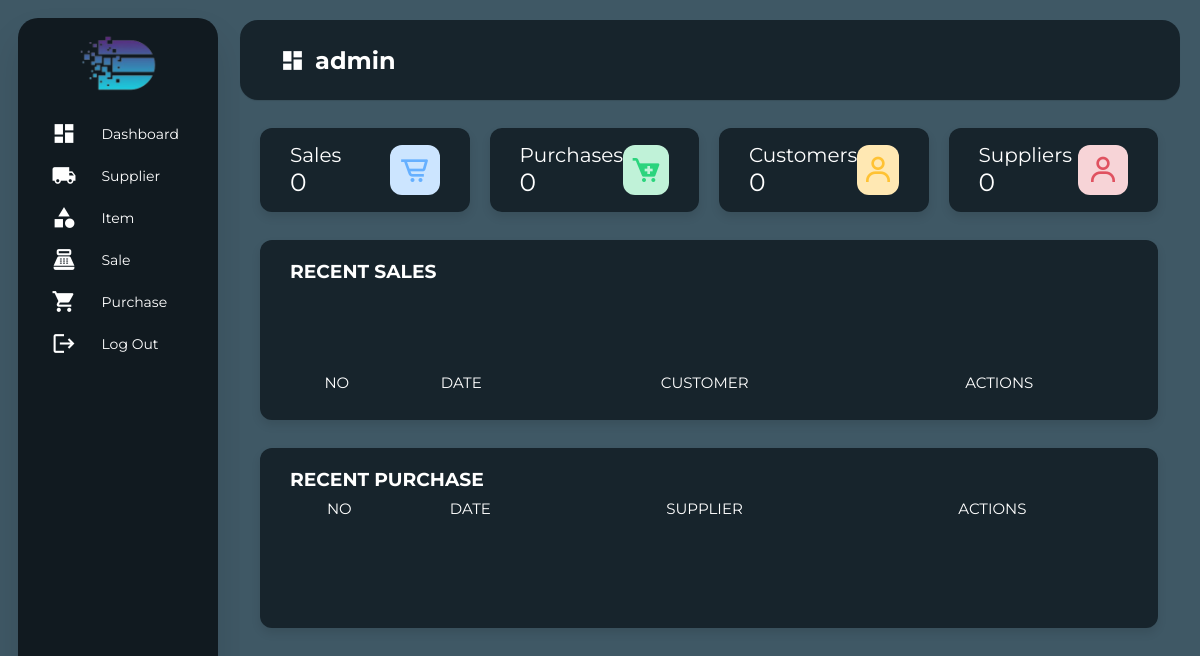
Page /view/viewDashboard.php (signed in) on the earlier database version.
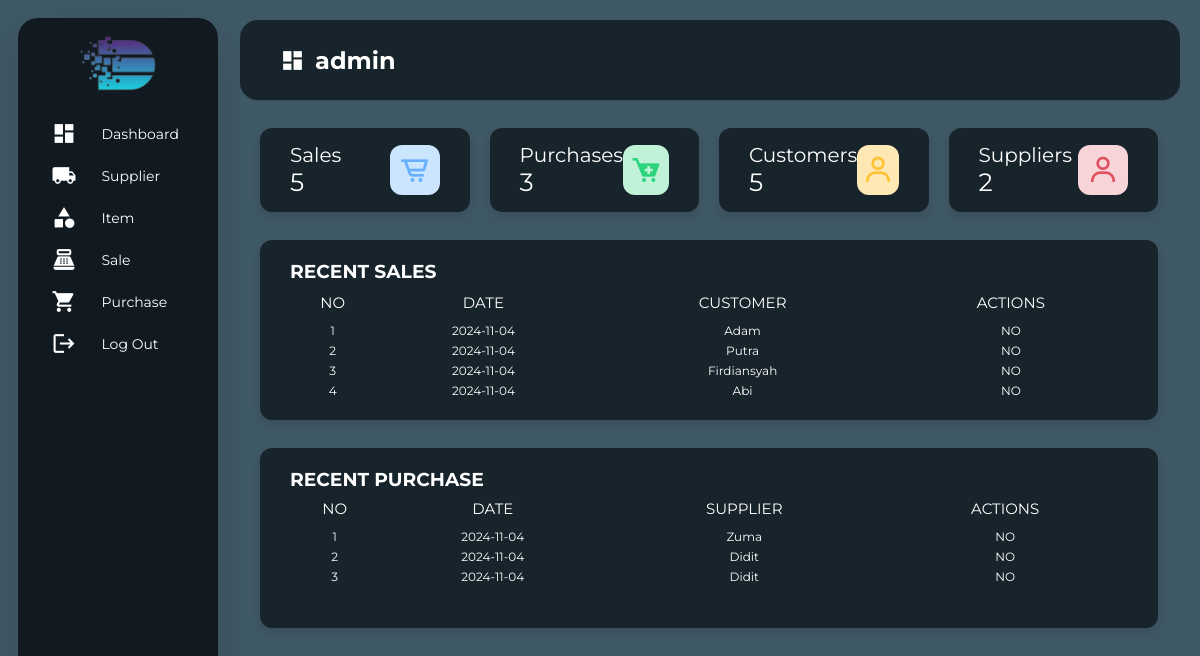
Same page on the later database version.
### tables this page shows
CREATE TABLE `sale` (
  `id` int(11) NOT NULL,
  `tgl_sale` date NOT NULL,
  `customer_name` varchar(100) NOT NULL
);

CREATE TABLE `purchase` (
  `id` int(11) NOT NULL,
  `tgl_purchase` date NOT NULL,
  `supplier_id` int(100) NOT NULL
);

CREATE TABLE `supplier` (
  `id` int(100) NOT NULL,
  `name` varchar(100) NOT NULL,
  `email` varchar(100) NOT NULL,
  `contact` varchar(100) NOT NULL,
  `address` varchar(100) NOT NULL
);

### repository/getAllData.php (called while the page is built, shortened)
<?php
function getTotalSales()
{
    $connection = getConnection();
    $sql = "SELECT COUNT(*) AS total_sales FROM sale;";
    $result = $connection->query($sql);
    if ($result) {
        $row = $result->fetch();
        return $row ? $row['total_sales'] : 0;
    } else {
        return false;
    }
}
function getTotalPurchase()
{
    $connection = getConnection();
    $sql = "SELECT COUNT(*) AS total_purchase FROM purchase;";
    $result = $connection->query($sql);
    if ($result) {
        $row = $result->fetch();
        return $row ? $row['total_purchase'] : 0;
    } else {
        return false;
    }
}
function getTotalCustomer()
{
    $connection = getConnection();
    $sql = "SELECT COUNT(*) AS total_customer FROM sale";
    $result = $connection->query($sql);
    if ($result) {
        $row = $result->fetch();
        return $row ? $row['total_customer'] : 0;
    } else {
        return false;
    }
}
function getTotalSupplier()
{
    $connection = getConnection();
    $sql = "SELECT COUNT(*) AS total_supplier FROM supplier";
    $result = $connection->query($sql);
    if ($result) {
        $row = $result->fetch();
        return $row ? $row['total_supplier'] : 0;
    } else {
        return false;
    }
}
function getRecentSale():array
{
    $connection = getConnection();
    $sql = "SELECT * FROM sale ORDER BY id DESC LIMIT 4;";
    $result = $connection->query($sql);
    $array = [];
    while ($row = $result->fetch()) {
        $saleData = [
            'id' => $row['id'],
            'tgl_sale' => $row['tgl_sale'],
            'customer_name' => $row['customer_name']
        ];
        $array[] = $saleData;
    }
    return $array;
}
function getRecentPurchase(): array
{
    $connection = getConnection();
    $sql = "SELECT
                purchase.id,
                purchase.tgl_purchase,
                supplier.name AS supplier_name
            FROM
                purchase
            INNER JOIN
                supplier ON purchase.supplier_id = supplier.id
            ORDER BY
                purchase.id DESC
            LIMIT 4";
    $result = $connection->query($sql);
    $array = [];
    while ($row = $result->fetch()) {
        $saleData = [
            'id' => $row['id'],
            'tgl_purchase' => $row['tgl_purchase'],
            'supplier_name' => $row['supplier_name']
        ];
        $array[] = $saleData;
    }
    return $array;
}

### view/viewDashboard.php (the view, shortened to what this page needs)
<?php
require_once "../repository/getAllData.php";
$totalSales = getTotalSales();
$totalPurchase = getTotalPurchase();
$totalCustomer = getTotalCustomer();
$totalSupplier = getTotalSupplier();
$dataSale = getRecentSale();
$dataPurchase = getRecentPurchase();
?>
<!DOCTYPE html>
    <html lang="en">
    <head>
        <link rel="stylesheet" href="../assets/style/styleDashboard.css">
        <link href='https://unpkg.com/boxicons@2.0.7/css/boxicons.min.css' rel='stylesheet'>
    </head>
    <body>
        <div class="container">
            <div class="navigation">
                <nav class="sidebar">
                    <ul>
                        <li class="logo_app">
                            <img class="text_logo" src="../assets/image/logo.png" alt="text_logo">
                        </li>
                        <li>
                            <a href="viewDashboard.php">
                                <span class="material-icons">dashboard</span>
                                <span class="nav-name">Dashboard</span>
                            </a>
                        </li>
                        <li>
                            <a href="viewSupplier.php">
                                <span class="material-icons">local_shipping</span>
                                <span class="nav-name">Supplier</span>
                            </a>
                        </li>
                        <li>
                            <a href="viewItem.php">
                                <span class="material-icons">category</span>
                                <span class="nav-name">Item</span>
                            </a>
                        </li>
                        <li>
                            <a href="viewSale.php">
                                <span class="material-icons">point_of_sale</span>
                                <span class="nav-name">Sale</span>
                            </a>
                        </li>
                        <li>
                            <a href="viewPurchase.php">
                                <span class="material-icons">shopping_cart</span>
                                <span class="nav-name">Purchase</span>
                            </a>
                        </li>
                        <li>
                            <a href="../repository/logOut.php" class="btn-logout">
                                <span class="material-icons">logout</span>
                                <span class="nav-name">Log Out</span>
                            </a>
                        </li>
                    </ul>
                </nav>
            </div>
            <div class="content-container">
                <section class="home-section">
                    <nav>
                        <div class="sidebar-button">
                            <span class="material-icons">dashboard</span>
                            <span class="dashboard"><?=$_SESSION['username']?></span>
                        </div>
                    </nav>
                    <div class="home-content">
                        <div class="overview-boxes">
                            <div class="box">
                                <div class="right-side">
                                    <div class="box-topic">Sales</div>
                                    <div class="number"><?php echo $totalSales ?></div>
                                </div>
                                    <i class='bx bx-cart-alt cart one'></i>
                            </div>
                            <div class="box">
                                <div class="right-side">
                                    <div class="box-topic">Purchases</div>
                                    <div class="number"><?php echo $totalPurchase ?></div>
                                </div>
                                <i class='bx bxs-cart-add cart two' ></i>
                            </div>
                            <div class="box">
                                <div class="right-side">
                                    <div class="box-topic">Customers</div>
                                    <div class="number"><?php echo $totalCustomer ?></div>
                                </div>
                                <i class='bx bx-user cart three' ></i>
                            </div>
                            <div class="box">
                                <div class="right-side">
                                    <div class="box-topic">Suppliers</div>
                                    <div class="number"><?php echo $totalSupplier ?></div>
                                </div>
                                <i class='bx bx-user cart four' ></i>
                            </div>
                        </div>
                        <div class="sales-boxes">
                            <h3>RECENT SALES</h3>
                            <div class="table-wrapper">
                                <table>
                                    <tr>
                                        <th>NO</th>
                                        <th>DATE</th>
                                        <th>CUSTOMER</th>
                                        <th>ACTIONS</th>
                                    </tr>
                                    <?php
                                    $counter = 1;
                                    foreach ($dataSale as $sale) { ?>
                                        <tr>
                                            <td><?= $counter ?></td>
                                            <td><?= $sale['tgl_sale'] ?></td>
                                            <td><?= $sale['customer_name']?></td>
                                            <td>NO</td>
                                        </tr>
                                        <?php $counter++;
                                    } ?>
                                </table>
                            </div>
                        </div>
                        <div class="purchase-boxes">
                            <h3>RECENT PURCHASE</h3>
                            <div class="table-wrapper">
                                <table>
                                    <tr>
                                        <th>NO</th>
                                        <th>DATE</th>
                                        <th>SUPPLIER</th>
                                        <th>ACTIONS</th>
                                    </tr>
                                    <?php
                                    $counter = 1;
                                    foreach ($dataPurchase as $purchase) { ?>
                                        <tr>
                                            <td><?= $counter ?></td>
                                            <td><?= $purchase['tgl_purchase'] ?></td>
                                            <td><?= $purchase['supplier_name']?></td>
                                            <td>NO</td>
                                        </tr>
                                        <?php $counter++;
                                    } ?>
                                </table>
                            </div>
                        </div>
                    </div>
                </section>
            </div>
        </div>
    </body>
</html>

### assets/style/styleDashboard.css (style rules this page uses)
* { margin: 0; padding: 0; outline: none; border: none; text-decoration: none; box-sizing: border-box; font-family: "Montserrat", Arial, sans-serif; }
html, body { height: 100%; background-color: #3f5865; margin: 0; color: white; }
.container { display: flex; height: 100%; overflow: hidden; }
.sidebar { height: 94.5%; width: 200px; overflow: hidden; box-shadow: 0 20px 35px rgba(0, 0, 0, 0.1); margin: 18px; border-radius: 20px; background-color: #111a20; position: fixed; }
.logo_app { display: flex; justify-content: center; }
.text_logo { padding-top: 15px; padding-bottom: 15px; width: 40%; height: 40%; }
a { color: white; font-size: 14px; display: flex; padding: 5px; margin: 7px 12px; align-items: center; }
.material-icons { font-size: 25px !important; margin-left: 10%; color: white; }
li .nav-name { margin-left: 15%; text-align: left; }
.content-container { flex: 1; margin: 10px 15px 10px 0; }
.home-section { position: relative; background: #3f5865; min-height: 100vh; width: calc(100% - 240px); left: 240px; transition: all 0.5s ease; }
.home-section nav { display: flex; justify-content: space-between; height: 80px; background: #17242c; align-items: center; position: fixed; right: 20px; border-radius: 18px; left: 240px; padding: 0 20px; margin-top: 10px; box-shadow: 0 1px 1px rgba(0, 0, 0, 0.1); transition: all 0.5s ease; }
.dashboard { margin-left: 10px; }
.home-section nav .sidebar-button { display: flex; align-items: center; font-size: 24px; font-weight: bold; width: 200px; }
.home-section .home-content { position: relative; padding-top: 104px; }
.home-content .overview-boxes { display: flex; align-items: center; justify-content: space-between; flex-wrap: wrap; padding: 0 20px; margin-top: 14px; margin-bottom: 28px; margin-right: 7px; }
.overview-boxes .box { display: flex; align-items: center; justify-content: space-between; width: calc(100% / 4 - 15px); background: #17242c; padding: 15px 30px; border-radius: 12px; box-shadow: 0 5px 10px rgba(0, 0, 0, 0.1); }
.overview-boxes .box-topic { font-size: 20px; }
.home-content .box .number { display: inline-block; font-size: 25px; }
.home-content .box .cart { display: inline-block; font-size: 32px; height: 50px; width: 50px; line-height: 50px; text-align: center; border-radius: 12px; }
.home-content .box .cart.one { color: #66b0ff; background: #cce5ff; }
.home-content .box .cart.two { color: #2bd47d; background: #c0f2d8; }
.home-content .box .cart.three { color: #ffc233; background: #ffe8b3; }
.home-content .box .cart.four { color: #e05260; background: #f7d4d7; }
.home-content .sales-boxes { display: flex; justify-content: space-between; }
.sales-boxes, .purchase-boxes { display: flex; flex-direction: column; max-width: 95.5%; height: 180px; background: #17242c; padding: 20px 30px; margin: 0 27px 0 20px; border-radius: 12px; box-shadow: 0 5px 10px rgba(0, 0, 0, 0.1); }
.table-wrapper { max-height: fit-content; }
table { width: 100%; border-collapse: collapse; }
table th { position: sticky; top: 0; background-color: #17242c; color: white; text-align: center; font-weight: normal; font-size: 15px; height: 35px; }
table td { text-align: center; font-size: 12px; color: white; height: 20px; }
.purchase-boxes { margin-top: 28px; }

Differences in the rows shown:
added sale: tgl_sale "2024-11-04", customer_name "Adam"
added sale: tgl_sale "2024-11-04", customer_name "Putra"
added sale: tgl_sale "2024-11-04", customer_name "Firdiansyah"
added sale: tgl_sale "2024-11-04", customer_name "Abi"
added purchase: tgl_purchase "2024-11-04", supplier.name "Zuma"
added purchase: tgl_purchase "2024-11-04", supplier.name "Didit"
added purchase: tgl_purchase "2024-11-04", supplier.name "Didit"
Other differences:
$totalSales: "0" → "5"
$totalPurchase: "0" → "3"
$totalCustomer: "0" → "5"
$totalSupplier: "0" → "2"
